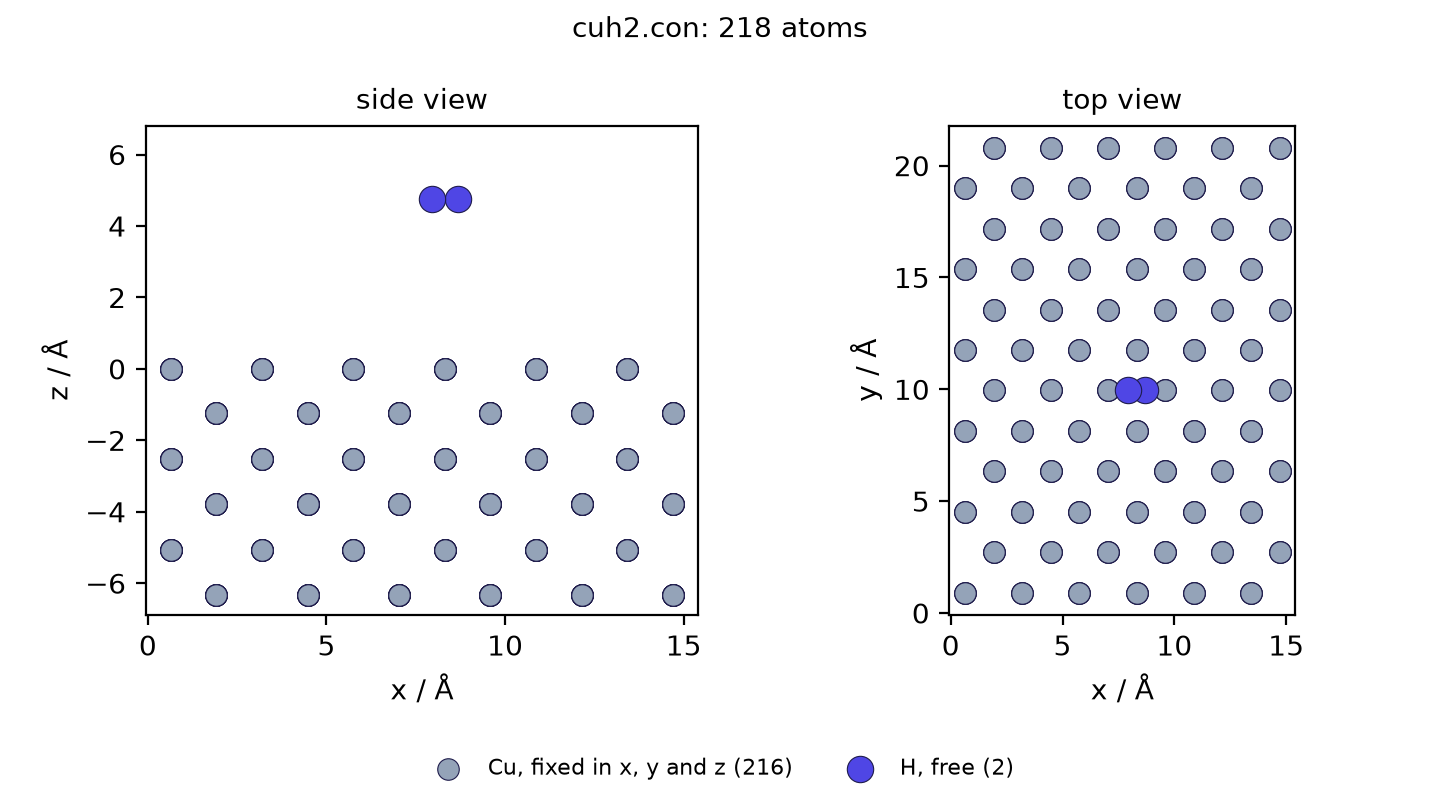

Here is the Python script that generated this plot:
#!/usr/bin/env python3
"""Draw resources/test/cuh2.con side on, fixed atoms apart from free ones.

Writes tutorial_slab.png next to this script. Needs readcon and matplotlib.

Usage, from the repository root:
    python docs/orgmode/img/tutorial_slab.py
"""

from __future__ import annotations

from pathlib import Path

import matplotlib

matplotlib.use("Agg")
import matplotlib.pyplot as plt

import readcon

HERE = Path(__file__).resolve().parent
ROOT = HERE.parents[2]
SRC = ROOT / "resources" / "test" / "cuh2.con"
OUT = HERE / "tutorial_slab.png"


def main() -> int:
    frame = readcon.read_first_frame(str(SRC))
    groups: dict[tuple[str, bool], list] = {}
    for atom in frame.atoms:
        groups.setdefault((atom.symbol, all(atom.fixed)), []).append(atom)

    style = {
        ("Cu", True): ("#94A3B8", 60, "Cu, fixed in x, y and z"),
        ("H", False): ("#4F46E5", 90, "H, free"),
    }
    fig, (side, top) = plt.subplots(1, 2, figsize=(7.2, 4.0), dpi=200)
    for key, atoms in sorted(groups.items()):
        color, size, label = style.get(key, ("#F59E0B", 60, f"{key[0]}, other"))
        for ax, coord in ((side, "z"), (top, "y")):
            ax.scatter(
                [a.x for a in atoms],
                [getattr(a, coord) for a in atoms],
                s=size,
                c=color,
                edgecolors="#1E1B4B",
                linewidths=0.4,
                label=f"{label} ({len(atoms)})",
                zorder=2 if key[1] else 3,
            )
        layers = len({round(a.z, 2) for a in atoms})
        print(f"{key[0]}\tfixed={key[1]}\tatoms={len(atoms)}\tz_layers={layers}")
    side.set_ylim(top=side.get_ylim()[1] + 1.5)
    side.set_title("side view", fontsize=10)
    side.set_ylabel("z / Å")
    top.set_title("top view", fontsize=10)
    top.set_ylabel("y / Å")
    for ax in (side, top):
        ax.set_xlabel("x / Å")
        ax.set_aspect("equal")
    handles, labels = side.get_legend_handles_labels()
    fig.legend(handles, labels, loc="lower center", ncols=2, fontsize=8, frameon=False)
    fig.suptitle(f"{SRC.name}: {len(frame)} atoms", fontsize=10)
    fig.tight_layout(rect=(0, 0.08, 1, 1))
    fig.savefig(OUT, metadata={"Software": None})
    print(f"wrote {OUT.name}")
    return 0


if __name__ == "__main__":
    raise SystemExit(main())
